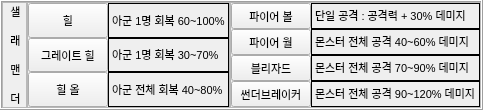
                      <widget class="QFrame" name="Frame_Class4">
                       <property name="enabled">
                        <bool>true</bool>
                       </property>
                       <property name="maximumSize">
                        <size>
                         <width>16777215</width>
                         <height>16777215</height>
                        </size>
                       </property>
                       <property name="frameShape">
                        <enum>QFrame::Box</enum>
                       </property>
                       <property name="frameShadow">
                        <enum>QFrame::Raised</enum>
                       </property>
                       <layout class="QGridLayout" name="gridLayout_68">
                        <property name="leftMargin">
                         <number>0</number>
                        </property>
                        <property name="topMargin">
                         <number>0</number>
                        </property>
                        <property name="rightMargin">
                         <number>0</number>
                        </property>
                        <property name="bottomMargin">
                         <number>0</number>
                        </property>
                        <property name="spacing">
                         <number>0</number>
                        </property>
                        <item row="0" column="0">
                         <widget class="QFrame" name="Frame_Class4_Name">
                          <property name="maximumSize">
                           <size>
                            <width>25</width>
                            <height>16777215</height>
                           </size>
                          </property>
                          <property name="frameShape">
                           <enum>QFrame::StyledPanel</enum>
                          </property>
                          <property name="frameShadow">
                           <enum>QFrame::Raised</enum>
                          </property>
                          <layout class="QGridLayout" name="gridLayout_71">
                           <property name="leftMargin">
                            <number>0</number>
                           </property>
                           <property name="topMargin">
                            <number>0</number>
                           </property>
                           <property name="rightMargin">
                            <number>0</number>
                           </property>
                           <property name="bottomMargin">
                            <number>0</number>
                           </property>
                           <property name="spacing">
                            <number>0</number>
                           </property>
                           <item row="0" column="0">
                            <widget class="QLabel" name="Class4_Name_Label">
                             <property name="minimumSize">
                              <size>
                               <width>25</width>
                               <height>0</height>
                              </size>
                             </property>
                             <property name="font">
                              <font>
                               <pointsize>8</pointsize>
                              </font>
                             </property>
                             <property name="text">
                              <string>&lt;html&gt;&lt;head/&gt;&lt;body&gt;&lt;p align=&quot;center&quot;&gt;샐&lt;/p&gt;&lt;p align=&quot;center&quot;&gt;래&lt;/p&gt;&lt;p align=&quot;center&quot;&gt;맨&lt;/p&gt;&lt;p align=&quot;center&quot;&gt;더&lt;/p&gt;&lt;/body&gt;&lt;/html&gt;</string>
                             </property>
                            </widget>
                           </item>
                          </layout>
                         </widget>
                        </item>
                        <item row="0" column="1">
                         <widget class="QFrame" name="Frame_Class4_Skill1">
                          <property name="enabled">
                           <bool>true</bool>
                          </property>
                          <property name="frameShape">
                           <enum>QFrame::StyledPanel</enum>
                          </property>
                          <property name="frameShadow">
                           <enum>QFrame::Raised</enum>
                          </property>
                          <layout class="QGridLayout" name="gridLayout_6">
                           <property name="leftMargin">
                            <number>0</number>
                           </property>
                           <property name="topMargin">
                            <number>0</number>
                           </property>
                           <property name="rightMargin">
                            <number>0</number>
                           </property>
                           <property name="bottomMargin">
                            <number>0</number>
                           </property>
                           <property name="spacing">
                            <number>0</number>
                           </property>
                           <item row="0" column="0">
                            <widget class="QPushButton" name="Class4_Skill1_Btn">
                             <property name="sizePolicy">
                              <sizepolicy hsizetype="Minimum" vsizetype="Preferred">
                               <horstretch>0</horstretch>
                               <verstretch>0</verstretch>
                              </sizepolicy>
                             </property>
                             <property name="maximumSize">
                              <size>
                               <width>100</width>
                               <height>16777215</height>
                              </size>
                             </property>
                             <property name="font">
                              <font>
                               <family>Arial</family>
                               <pointsize>8</pointsize>
                               <weight>50</weight>
                               <italic>false</italic>
                               <bold>false</bold>
                              </font>
                             </property>
                             <property name="styleSheet">
                              <string notr="true">font: 8pt &quot;Arial&quot;;힐</string>
                             </property>
                             <property name="text">
                              <string>힐</string>
                             </property>
                             <property name="checkable">
                              <bool>false</bool>
                             </property>
                            </widget>
                           </item>
                           <item row="0" column="2">
                            <widget class="QLabel" name="Class4_Skill1_Label">
                             <property name="frameShape">
                              <enum>QFrame::Box</enum>
                             </property>
                             <property name="text">
                              <string>&lt;html&gt;&lt;head/&gt;&lt;body&gt;&lt;p&gt;&lt;span style=&quot; font-size:8pt;&quot;&gt;아군 1명 회복 60~100%&lt;/span&gt;&lt;/p&gt;&lt;/body&gt;&lt;/html&gt;</string>
                             </property>
                            </widget>
                           </item>
                           <item row="1" column="0">
                            <widget class="QPushButton" name="Class4_Skill2_Btn">
                             <property name="sizePolicy">
                              <sizepolicy hsizetype="Minimum" vsizetype="Preferred">
                               <horstretch>0</horstretch>
                               <verstretch>0</verstretch>
                              </sizepolicy>
                             </property>
                             <property name="maximumSize">
                              <size>
                               <width>100</width>
                               <height>16777215</height>
                              </size>
                             </property>
                             <property name="font">
                              <font>
                               <pointsize>8</pointsize>
                              </font>
                             </property>
                             <property name="text">
                              <string>그레이트 힐</string>
                             </property>
                             <property name="checkable">
                              <bool>false</bool>
                             </property>
                            </widget>
                           </item>
                           <item row="2" column="0">
                            <widget class="QPushButton" name="Class4_Skill3_Btn">
                             <property name="sizePolicy">
                              <sizepolicy hsizetype="Minimum" vsizetype="Preferred">
                               <horstretch>0</horstretch>
                               <verstretch>0</verstretch>
                              </sizepolicy>
                             </property>
                             <property name="maximumSize">
                              <size>
                               <width>100</width>
                               <height>16777215</height>
                              </size>
                             </property>
                             <property name="font">
                              <font>
                               <pointsize>8</pointsize>
                              </font>
                             </property>
                             <property name="text">
                              <string>힐 올</string>
                             </property>
                             <property name="checkable">
                              <bool>false</bool>
                             </property>
                            </widget>
                           </item>
                           <item row="1" column="2">
                            <widget class="QLabel" name="Class4_Skill2_Label">
                             <property name="frameShape">
                              <enum>QFrame::Box</enum>
                             </property>
                             <property name="text">
                              <string>&lt;html&gt;&lt;head/&gt;&lt;body&gt;&lt;p&gt;&lt;span style=&quot; font-size:8pt;&quot;&gt;아군 1명 회복 30~70%&lt;/span&gt;&lt;/p&gt;&lt;/body&gt;&lt;/html&gt;</string>
                             </property>
                            </widget>
                           </item>
                           <item row="2" column="2">
                            <widget class="QLabel" name="Class4_Skill3_Label_3">
                             <property name="frameShape">
                              <enum>QFrame::Box</enum>
                             </property>
                             <property name="text">
                              <string>&lt;html&gt;&lt;head/&gt;&lt;body&gt;&lt;p&gt;&lt;span style=&quot; font-size:8pt;&quot;&gt;아군 전체 회복 40~80%&lt;/span&gt;&lt;/p&gt;&lt;/body&gt;&lt;/html&gt;</string>
                             </property>
                            </widget>
                           </item>
                          </layout>
                         </widget>
                        </item>
                        <item row="0" column="2">
                         <widget class="QFrame" name="Frame_Class4_Skill2">
                          <property name="maximumSize">
                           <size>
                            <width>16777215</width>
                            <height>16777215</height>
                           </size>
                          </property>
                          <property name="frameShape">
                           <enum>QFrame::StyledPanel</enum>
                          </property>
                          <property name="frameShadow">
                           <enum>QFrame::Raised</enum>
                          </property>
                          <layout class="QGridLayout" name="gridLayout_81">
                           <property name="leftMargin">
                            <number>0</number>
                           </property>
                           <property name="topMargin">
                            <number>0</number>
                           </property>
                           <property name="rightMargin">
                            <number>0</number>
                           </property>
                           <property name="bottomMargin">
                            <number>0</number>
                           </property>
                           <property name="spacing">
                            <number>0</number>
                           </property>
                           <item row="2" column="3">
                            <widget class="QLabel" name="Class4_Skill5_Label">
                             <property name="frameShape">
                              <enum>QFrame::Box</enum>
                             </property>
                             <property name="text">
                              <string>&lt;html&gt;&lt;head/&gt;&lt;body&gt;&lt;p&gt;&lt;span style=&quot; font-size:8pt;&quot;&gt;몬스터 전체 공격 40~60% 데미지 &lt;/span&gt;&lt;/p&gt;&lt;/body&gt;&lt;/html&gt;</string>
                             </property>
                            </widget>
                           </item>
                           <item row="3" column="0">
                            <widget class="QPushButton" name="Class4_Skill6_Btn">
                             <property name="sizePolicy">
                              <sizepolicy hsizetype="Minimum" vsizetype="Preferred">
                               <horstretch>0</horstretch>
                               <verstretch>0</verstretch>
                              </sizepolicy>
                             </property>
                             <property name="maximumSize">
                              <size>
                               <width>100</width>
                               <height>16777215</height>
                              </size>
                             </property>
                             <property name="font">
                              <font>
                               <family>Arial</family>
                               <pointsize>8</pointsize>
                               <weight>50</weight>
                               <italic>false</italic>
                               <bold>false</bold>
                              </font>
                             </property>
                             <property name="styleSheet">
                              <string notr="true">font: 8pt &quot;Arial&quot;;힐</string>
                             </property>
                             <property name="text">
                              <string>블리자드</string>
                             </property>
                             <property name="checkable">
                              <bool>false</bool>
                             </property>
                            </widget>
                           </item>
                           <item row="3" column="3">
                            <widget class="QLabel" name="Class4_Skill6_Label">
                             <property name="font">
                              <font>
                               <pointsize>8</pointsize>
                              </font>
                             </property>
                             <property name="frameShape">
                              <enum>QFrame::Box</enum>
                             </property>
                             <property name="text">
                              <string>&lt;html&gt;&lt;head/&gt;&lt;body&gt;&lt;p&gt;몬스터 전체 공격 70~90% 데미지 &lt;/p&gt;&lt;/body&gt;&lt;/html&gt;</string>
                             </property>
                            </widget>
                           </item>
                           <item row="7" column="0">
                            <widget class="QPushButton" name="Class4_Skill7_Btn">
                             <property name="sizePolicy">
                              <sizepolicy hsizetype="Minimum" vsizetype="Preferred">
                               <horstretch>0</horstretch>
                               <verstretch>0</verstretch>
                              </sizepolicy>
                             </property>
                             <property name="maximumSize">
                              <size>
                               <width>100</width>
                               <height>16777215</height>
                              </size>
                             </property>
                             <property name="font">
                              <font>
                               <pointsize>8</pointsize>
                              </font>
                             </property>
                             <property name="text">
                              <string>썬더브레이커</string>
                             </property>
                             <property name="checkable">
                              <bool>false</bool>
                             </property>
                            </widget>
                           </item>
                           <item row="7" column="3">
                            <widget class="QLabel" name="Class4_Skill7_Label">
                             <property name="frameShape">
                              <enum>QFrame::Box</enum>
                             </property>
                             <property name="text">
                              <string>&lt;html&gt;&lt;head/&gt;&lt;body&gt;&lt;p&gt;&lt;span style=&quot; font-size:8pt;&quot;&gt;몬스터 전체 공격 90~120% 데미지&lt;/span&gt;&lt;/p&gt;&lt;/body&gt;&lt;/html&gt;</string>
                             </property>
                            </widget>
                           </item>
                           <item row="0" column="0">
                            <widget class="QPushButton" name="Class4_Skill4_Btn">
                             <property name="sizePolicy">
                              <sizepolicy hsizetype="Minimum" vsizetype="Preferred">
                               <horstretch>0</horstretch>
                               <verstretch>0</verstretch>
                              </sizepolicy>
                             </property>
                             <property name="maximumSize">
                              <size>
                               <width>100</width>
                               <height>16777215</height>
                              </size>
                             </property>
                             <property name="font">
                              <font>
                               <family>Arial</family>
                               <pointsize>8</pointsize>
                               <weight>50</weight>
                               <italic>false</italic>
                               <bold>false</bold>
                              </font>
                             </property>
                             <property name="styleSheet">
                              <string notr="true">font: 8pt &quot;Arial&quot;;힐</string>
                             </property>
                             <property name="text">
                              <string>파이어 볼</string>
                             </property>
                             <property name="checkable">
                              <bool>false</bool>
                             </property>
                            </widget>
                           </item>
                           <item row="0" column="3">
                            <widget class="QLabel" name="Class4_Skill4_Label">
                             <property name="font">
                              <font>
                               <pointsize>8</pointsize>
                              </font>
                             </property>
                             <property name="frameShape">
                              <enum>QFrame::Box</enum>
                             </property>
                             <property name="text">
                              <string>&lt;html&gt;&lt;head/&gt;&lt;body&gt;&lt;p&gt;단일 공격 : 공격력 + 30% 데미지&lt;/p&gt;&lt;/body&gt;&lt;/html&gt;</string>
                             </property>
                            </widget>
                           </item>
                           <item row="2" column="0">
                            <widget class="QPushButton" name="Class4_Skill5_Btn">
                             <property name="sizePolicy">
                              <sizepolicy hsizetype="Minimum" vsizetype="Preferred">
                               <horstretch>0</horstretch>
                               <verstretch>0</verstretch>
                              </sizepolicy>
                             </property>
                             <property name="maximumSize">
                              <size>
                               <width>100</width>
                               <height>16777215</height>
                              </size>
                             </property>
                             <property name="font">
                              <font>
                               <pointsize>8</pointsize>
                              </font>
                             </property>
                             <property name="text">
                              <string>파이어 월</string>
                             </property>
                             <property name="checkable">
                              <bool>false</bool>
                             </property>
                            </widget>
                           </item>
                          </layout>
                         </widget>
                        </item>
                       </layout>
                      </widget>
